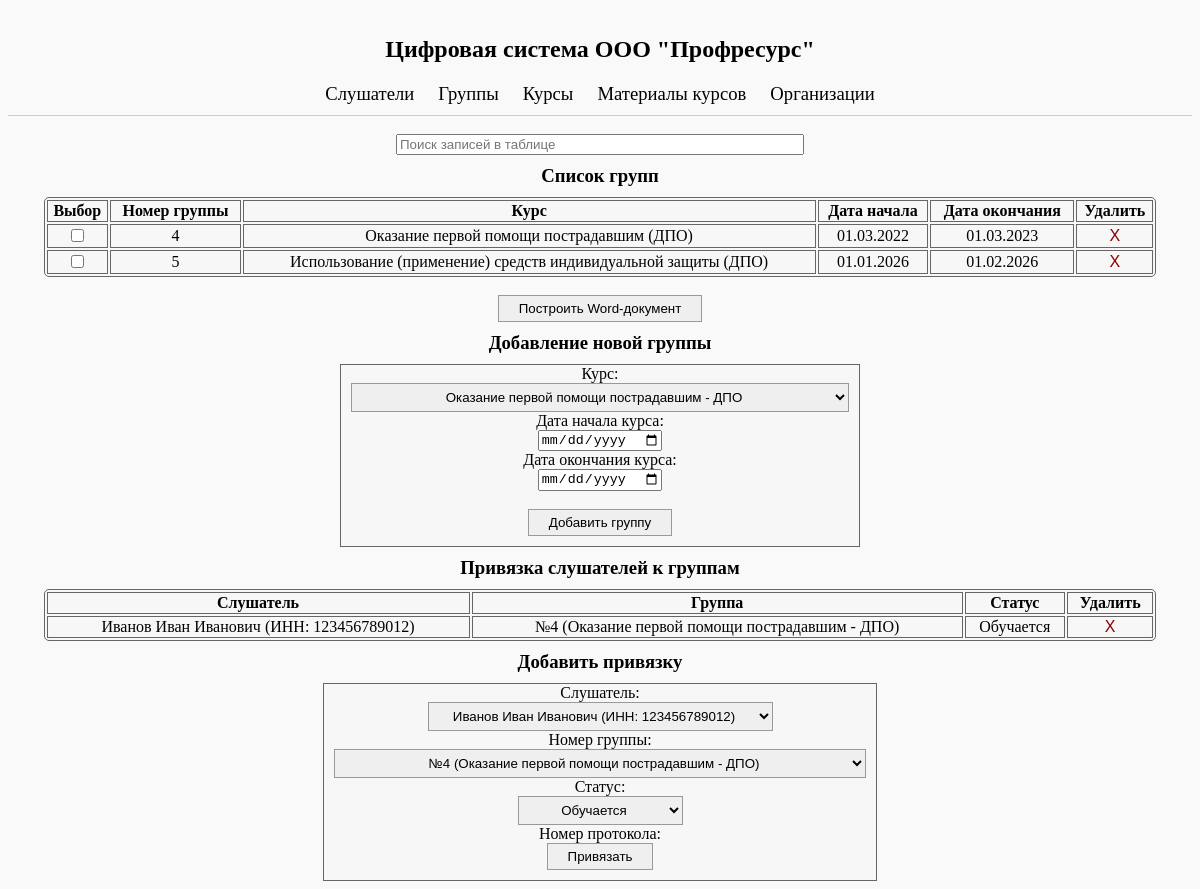
The page /groups/ on the database as committed earlier.
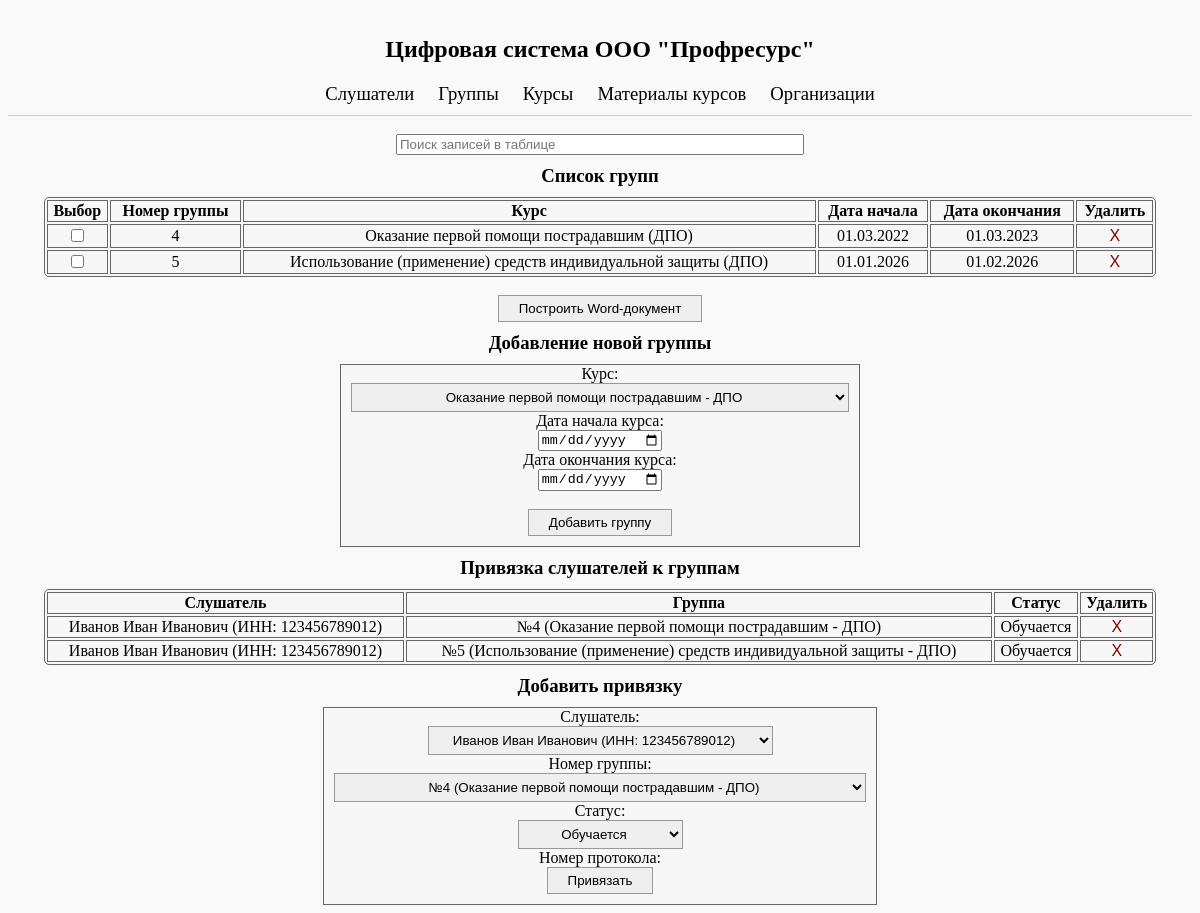
The same page on the database as committed later.
### main/models.py (models this page shows)
class Группы(models.Model):
    Курс = models.ForeignKey(Курсы, on_delete=models.CASCADE)
    Дата_начала_курса = models.DateField(blank=True, null=True)
    Дата_окончания_курса = models.DateField(blank=True, null=True)

class Курсы(models.Model):
    Тип = models.ForeignKey(Типы_курсов, on_delete=models.CASCADE)
    Название = models.CharField(max_length=255)
    Объём_часов = models.IntegerField(blank=True, null=False, default=0)

class Типы_курсов(models.Model):
    Название = models.CharField(max_length=10, unique=True)

class Человек_группа(models.Model):
    Слушатель = models.ForeignKey(Слушатели, on_delete=models.CASCADE)
    Группа = models.ForeignKey(Группы, on_delete=models.CASCADE)
    Статус = models.ForeignKey(Статусы, on_delete=models.CASCADE, null=False, default="")

class Слушатели(models.Model):
    Фамилия = models.CharField(max_length=100, null=False)
    Имя = models.CharField(max_length=100, null=False)
    Отчество = models.CharField(max_length=100, blank=True, null=True)
    Дата_рождения = models.DateField(null=False)
    Пол = models.ForeignKey(Пол, on_delete=models.SET_NULL, null=True)
    Серия_паспорта = models.CharField(max_length=10, blank=True, null=True)
    Номер_паспорта = models.CharField(max_length=20, blank=True, null=False)
    Гражданство = models.ForeignKey(Страны, on_delete=models.SET_NULL, null=True)
    Номер_СНИЛС = models.CharField(max_length=11, blank=True, null=True)
    ИНН = models.CharField(max_length=12, blank=True, null=True, unique=True)
    Телефон = models.CharField(max_length=10, blank=True, null=True)
    Email = models.EmailField(blank=True, null=True)

class Статусы(models.Model):
    Название = models.CharField(max_length=50, null=False, default="")

### main/views.py (the view, shortened to what this page needs)
# urls.py: path('groups/', views.группы_view, name='group_list'),
def группы_view(request):
    return render(request, 'main/GroupList.html', {
        'курсы': Курсы.objects.all(),
        'слушатели': Слушатели.objects.all(),
        'группы': Группы.objects.all(),
        'Человек_группа': Человек_группа.objects.all(),
        'статусы': Статусы.objects.all(),
    })

### main/templates/main/GroupList.html (shortened to what this page needs)
{% extends 'main/MainMenu.html' %}
{% block content %}
    <h3>Список групп</h3>
    <div>
        <table class="table" id = "group-table">
            <thead>
                <tr>
                    <th>Выбор</th>
                    <th>Номер группы</th>
                    <th>Курс</th>
                    <th>Дата начала</th>
                    <th>Дата окончания</th>
                    <th>Удалить</th>
                </tr>
            </thead>
            <tbody>
                {% for группа in группы %}
                    <tr data-id="{{ группа.id }}">
                        <td><input type="checkbox"></td>
                        <td>{{ группа.id }}</td>
                        <td>{{ группа.Курс.Название }} ({{ группа.Курс.Тип.Название }})</td>
                        <td>{{ группа.Дата_начала_курса|date:"d.m.Y" }}</td>
                        <td>{{ группа.Дата_окончания_курса|date:"d.m.Y" }}</td>
                        <td>
                            <form method="post" action="{% url 'delete_group' группа.id %}">
                                <button type="submit" class="delete-button" onclick="return confirm('Удалить эту запись?');">X</button>
                            </form>
                        </td>
                    </tr>
                {% endfor %}
            </tbody>
        </table><br>
        <form action="{% url 'export_groups' %}">
            <button type="submit" name="Группы_DOCX">Построить Word-документ</button>
        </form>
        <h3>Добавление новой группы</h3>
        <form class="account-form" method="post" action="{% url 'group_list' %}">
            <label>Курс:</label><br>
            <select name="Курс" required>
            {% for курс in курсы %}
                <option value="{{ курс.id }}">{{ курс.Название }} - {{ курс.Тип.Название }}</option>
            {% endfor %}
            </select><br>
            <label>Дата начала курса:</label><br>
            <input type="date" name="Дата_начала_курса" required><br>
            <label>Дата окончания курса:</label><br>
            <input type="date" name="Дата_окончания_курса" required><br><br>
            <button type="submit" name="submit_группа">Добавить группу</button>
        </form>
    </div>
    <h3>Привязка слушателей к группам</h3>
    <div>
        <table class="table" id="group-linking-table"
            <thead>
                <tr>
                    <th>Слушатель</th>
                    <th>Группа</th>
                    <th>Статус</th>
                    <th>Удалить</th>
                </tr>
            <tbody>
                {% for чел_группа in Человек_группа %}
                    <tr>
                        <td>{{ чел_группа.Слушатель.Фамилия }} {{ чел_группа.Слушатель.Имя }} {{ чел_группа.Слушатель.Отчество }} (ИНН: {{ чел_группа.Слушатель.ИНН }})</td>
                        <td>№{{ чел_группа.Группа.id }} ({{ чел_группа.Группа.Курс.Название }} - {{ чел_группа.Группа.Курс.Тип.Название }})</td>
                        <td>{{ чел_группа.Статус.Название }}</td>
                        <td>
                            <form method="post" action="{% url 'delete_group_linking' чел_группа.id %}">
                                <button type="submit" class="delete-button" onclick="return confirm('Удалить привязку?');">X</button>
                            </form>
                        </td>
                    </tr>
                {% endfor %}
            </tbody>
        </table>
        <h3>Добавить привязку</h3>
        <form class="account-form" method="post" action="{% url 'group_list' %}">
            <label>Слушатель:</label><br>
            <select name="Слушатель" required>
                {% for слушатель in слушатели %}
                <option value="{{ слушатель.id }}">
                    {{ слушатель.Фамилия }} {{ слушатель.Имя }} {{ слушатель.Отчество }} (ИНН: {{ слушатель.ИНН }})
                </option>
                {% endfor %}
            </select><br>
            <label>Номер группы:</label><br>
            <select name="Группа" required>
                {% for группа in группы %}
                    <option value="{{ группа.id }}"> №{{ группа.id }} ({{ группа.Курс.Название }} - {{ группа.Курс.Тип.Название }})</option>
                {% endfor %}
            </select><br>
            <label>Статус:</label><br>
            <select name="Статус">
                {% for статус in статусы %}
                    <option value="{{ статус.id }}">{{ статус.Название }}</option>
                {% endfor %}
            </select><br>
            <label>Номер протокола:</label><br>
            <button type="submit" name="submit_привязка">Привязать</button>
        </form>
    </div>
{% endblock %}

### main/templates/main/MainMenu.html (shortened to what this page needs)
{% load static %}
<!DOCTYPE html>
<html lang="ru">
<head>
    <link rel="stylesheet" href="{% static 'main/style.css' %}">
</head>
<body>
<br><h2>Цифровая система ООО "Профресурс"</h2>
<div class="tab">
    <a href="{% url 'student_list' %}" class="student_list">Cлушатели</a>
    <a href="{% url 'group_list' %}" class="group_list">Группы</a>
    <a href="{% url 'course_list' %}" class="course_list">Курсы</a>
    <a href="{% url 'material_list' %}" class="material_list">Материалы курсов</a>
    <a href="{% url 'organisation_list' %}" class="organisation_list">Организации</a>
</div>
<div class="tab-content">
    <br>
    <input type="text" placeholder="Поиск записей в таблице" id ="Filter" name="Фильтр" style="width: 400px;" onkeyup="filterTable()" required>
    <br>
    {% block content %}
    {% endblock %}
</div>
</body>
</html>

### main/static/main/style.css (style rules this page uses)
body { font-family: "Calibri Light"; text-align: center; align-content: center; background-color: #f9f9f9; }
table { margin-left: 3%; width: 94%; border-radius: 5px; background-color: #f7f7f7; border: 1px solid #666666; }
th, td { border: 1px solid #666666; }
.account-form { background-color: #f7f7f7; display: inline-block; border: 1px solid #666666; padding-left: 10px; padding-bottom: 10px; padding-right: 10px; }
button, select { text-align: center; border: solid 1px; border-color: #999999; padding-left: 20px; padding-top: 5px; padding-bottom: 5px; padding-right: 20px; margin: 0; }
button, select:hover { cursor: pointer; }
.delete-button { background: none; border: none; color: darkred; cursor: pointer; font-size: 12pt; padding: 0; }
input[type="text"] { margin: 0; width: 250px; }
h2, h3, p { margin: 10px; }
.tab { overflow: hidden; border-bottom: 1px solid #ccc; }
label { margin: 0; }

### main/templates/main/MainMenu.html (style rules this page uses)
.tab { overflow: hidden; }
.tab a { padding: 10px; display: inline-block; text-decoration: none; font-size: 14pt; color: black; }

Rows that differ between the two databases and show on the page:
added Человек_группа: Слушатель.Фамилия "Иванов", Слушатель.Имя "Иван", Слушатель.Отчество "Иванович", Слушатель.ИНН "123456789012", Группа "5", Группа.Название "Использование (применение) средств индивидуальной защиты", Группа.Название "ДПО", Статус.Название "Обучается"
